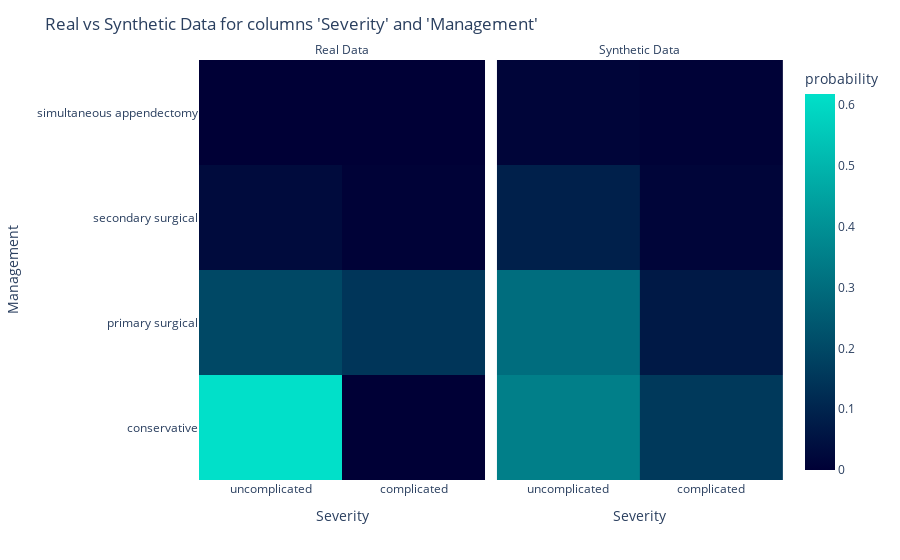
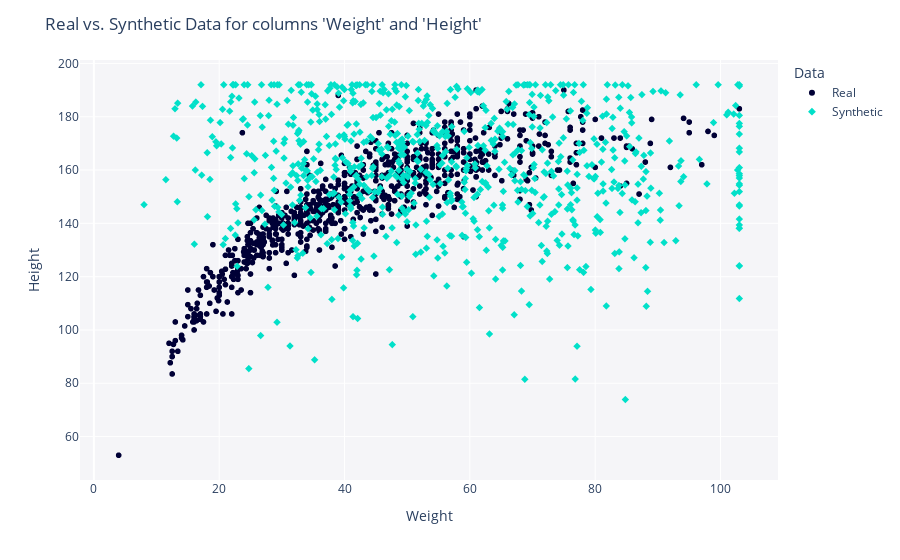

Notebook code cell kept with these figures, in order:
### Code cell
# plot two variables:
from sdv.evaluation.single_table import get_column_pair_plot

fig_categorical = get_column_pair_plot(
    real_data=rpad_df,
    synthetic_data=synth_data,
    column_names=['Severity', 'Management'],
    metadata=metadata)
    
fig_categorical.show()
fig_categorical.write_image(file = f"pages/evaluation/{folder_name}/images/Severity_Management_pair_plot.png")

fig_numerical = get_column_pair_plot(
    real_data=rpad_df,
    synthetic_data=synth_data,
    column_names=['Weight', 'Height'],
    metadata=metadata)
    
fig_numerical.show()
fig_numerical.write_image(file = f"pages/evaluation/{folder_name}/images/Weight_Height_pair_plot.png")

### Figure 1 — Plotly figure (JSON) as saved in the notebook; plotly's stock layout.template omitted (floating-point values rounded to 4 significant figures; data arrays with more than 128 entries replaced by an {"elided": "..."} marker saying what was removed)
{"data": [{"coloraxis": "coloraxis", "histnorm": "probability", "hovertemplate": "Data=Real<br>Severity=%{x}<br>Management=%{y}<br>probability=%{z}<extra></extra>", "name": "", "type": "histogram2d", "x": {"elided": "782 str values"}, "xaxis": "x", "xbingroup": "x", "y": {"elided": "782 str values"}, "yaxis": "y", "ybingroup": "y"}, {"coloraxis": "coloraxis", "histnorm": "probability", "hovertemplate": "Data=Synthetic<br>Severity=%{x}<br>Management=%{y}<br>probability=%{z}<extra></extra>", "name": "", "type": "histogram2d", "x": {"elided": "782 str values"}, "xaxis": "x2", "xbingroup": "x", "y": {"elided": "782 str values"}, "yaxis": "y2", "ybingroup": "y"}], "layout": {"annotations": [{"font": {}, "showarrow": false, "text": "Real Data", "x": 0.245, "xanchor": "center", "xref": "paper", "y": 1, "yanchor": "bottom", "yref": "paper"}, {"font": {}, "showarrow": false, "text": "Synthetic Data", "x": 0.755, "xanchor": "center", "xref": "paper", "y": 1, "yanchor": "bottom", "yref": "paper"}], "coloraxis": {"colorbar": {"title": {"text": "probability"}}, "colorscale": [[0, "#000036"], [1, "#01E0C9"]]}, "legend": {"tracegroupgap": 0}, "margin": {"t": 60}, "title": {"text": "Real vs Synthetic Data for columns 'Severity' and 'Management'"}, "xaxis": {"anchor": "y", "domain": [0, 0.49], "title": {"text": "Severity"}}, "xaxis2": {"anchor": "y2", "domain": [0.51, 1], "matches": "x", "title": {"text": "Severity"}}, "yaxis": {"anchor": "x", "domain": [0, 1], "title": {"text": "Management"}}, "yaxis2": {"anchor": "x2", "domain": [0, 1], "matches": "y", "showticklabels": false}}}

### Figure 2 — Plotly figure (JSON) as saved in the notebook; plotly's stock layout.template omitted (floating-point values rounded to 4 significant figures; data arrays with more than 128 entries replaced by an {"elided": "..."} marker saying what was removed)
{"data": [{"hovertemplate": "Data=Real<br>Weight=%{x}<br>Height=%{y}<extra></extra>", "legendgroup": "Real", "marker": {"color": "#000036", "symbol": "circle"}, "mode": "markers", "name": "Real", "showlegend": true, "type": "scattergl", "x": {"elided": "782 float values"}, "xaxis": "x", "y": {"elided": "782 float values"}, "yaxis": "y"}, {"hovertemplate": "Data=Synthetic<br>Weight=%{x}<br>Height=%{y}<extra></extra>", "legendgroup": "Synthetic", "marker": {"color": "#01E0C9", "symbol": "diamond"}, "mode": "markers", "name": "Synthetic", "showlegend": true, "type": "scattergl", "x": {"elided": "782 float values"}, "xaxis": "x", "y": {"elided": "782 float values"}, "yaxis": "y"}], "layout": {"legend": {"title": {"text": "Data"}, "tracegroupgap": 0}, "margin": {"t": 60}, "plot_bgcolor": "#F5F5F8", "title": {"text": "Real vs. Synthetic Data for columns 'Weight' and 'Height'"}, "xaxis": {"anchor": "y", "domain": [0, 1], "title": {"text": "Weight"}}, "yaxis": {"anchor": "x", "domain": [0, 1], "title": {"text": "Height"}}}}
